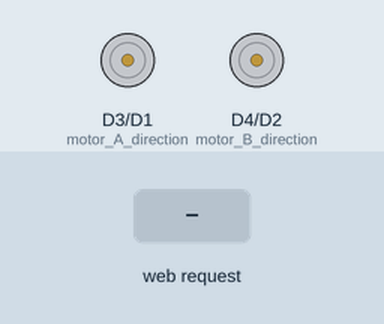
Bench run of a sketch on a simulated ESP8266 (NodeMCU). Parts: direction and speed pins drawn as motors (green arrow = direction pin HIGH = forward, orange = LOW = backward, longer = more drive). Inputs (shaded band) come from the test bench. WiFi joins after 1.5 s; servers stay silent unless stated; what the sketch prints to the serial monitor is not drawn.

Above: at 3.2 s.
3.3 s: HTTP request GET /?aSpeed=1 received
At 3.6 s:
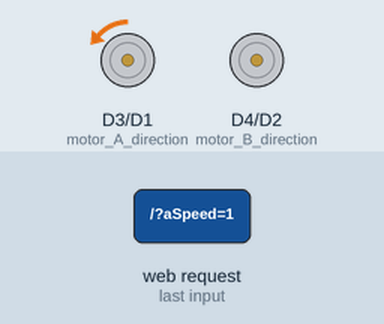
4.8 s: HTTP request GET /?aSpeed=120 received
At 5.9 s:
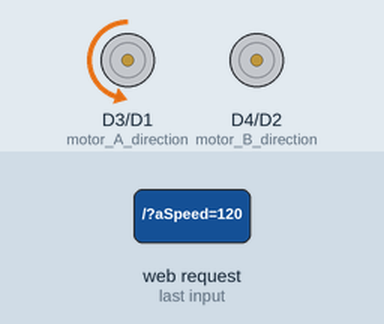
6.3 s: HTTP request GET /?aDir=1 received
At 7.1 s:
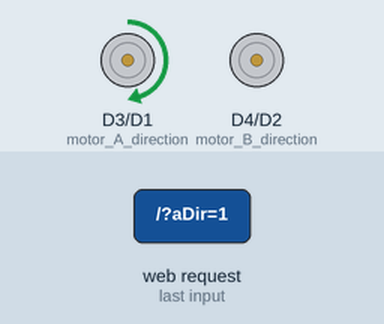
7.8 s: HTTP request GET /?aSpeed=0 received
At 8.2 s:
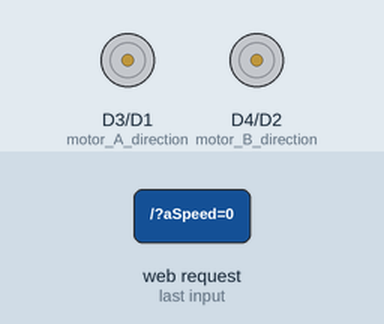
9.3 s: HTTP request GET /?bSpeed=1 received
At 10.5 s:
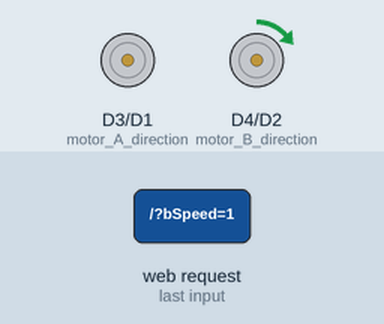
10.8 s: HTTP request GET /?aDir=0 received
Timing chart, 0 to 13.3 s (numbered marks = the images above; inputs shaded):
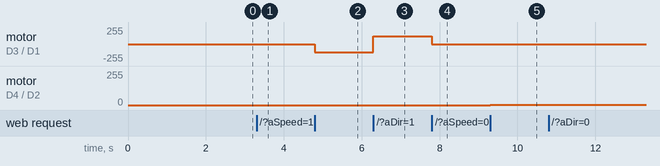

The sketch:

wifi_tracks.ino
```cpp
#include <ESP8266WiFi.h>
#include <ESP8266WebServer.h>

const char* ssid = "";
const char* password = "";

ESP8266WebServer server(80);

void handleControls() {
  digitalWrite(LED_BUILTIN, LOW);
  String message = "";
  //motor a
  if (server.arg("aSpeed") != "")
  {
    float Spd = server.arg("aSpeed").toInt();
    analogWrite(D1, Spd);
    message += "motor a speed: " + String((Spd / 1023) * 100) + "%\n";
  }
  if (server.arg("aDir") != "")
  {
    String state = "Backward";
    int dir = server.arg("aDir").toInt();
    digitalWrite(D3, dir);
    if (dir) {
      state = "Forward";
    }
    message += "motor a direction: " + state + "\n";
  }
  //motor b
  if (server.arg("bSpeed") != "")
  {
    float Spd = server.arg("bSpeed").toInt();
    analogWrite(D2, Spd);
    message += "motor b speed: " + String((Spd / 1023) * 100) + "%\n";
  }
  if (server.arg("bDir") != "")
  {
    String state = "Backward";
    int dir = server.arg("bDir").toInt();
    digitalWrite(D4, dir);
    if (dir) {
      state = "Forward";
    }
    message += "motor b direction: " + state + "\n";
  }
  if (server.arg("resp") != "") {
    server.send(200, "text / plain", message);
  }
  else{
      server.send(200);
  }
}

void setup() {

  //Communication setup.
  Serial.begin(115200);
  WiFi.begin(ssid, password);
  while (WiFi.status() != WL_CONNECTED) {
    delay(1000);
    Serial.println("Waiting to connect…");
  }
  Serial.print("IP address: ");
  Serial.println(WiFi.localIP());
  Serial.print("MAC address: ");
  Serial.println(WiFi.macAddress());
  server.on("/", handleControls);
  server.begin();
  Serial.println("Server listening:");

  //Motor Interface setup.
  pinMode(D1, OUTPUT); // motor A speed (pwm 0 - 1023)
  pinMode(D3, OUTPUT); // motor A direction
  pinMode(D2, OUTPUT); // motor B speed (pwm 0 - 1023)
  pinMode(D4, OUTPUT); // motor B direction

  //LED blink per request.
  pinMode(LED_BUILTIN, OUTPUT); // on board LED
  digitalWrite(LED_BUILTIN, HIGH);
}

void loop() {
  digitalWrite(LED_BUILTIN, HIGH);
  server.handleClient();
}
```

Measured:
- after the input at 3.3 s, motor on D3 (motor_A_direction) / D1 (motor_A_speed): stopped → backward 1/255 at once
- after the input at 4.8 s, motor on D3 (motor_A_direction) / D1 (motor_A_speed): backward 1/255 → backward 120/255 at once
- after the input at 6.3 s, motor on D3 (motor_A_direction) / D1 (motor_A_speed): backward 120/255 → forward 120/255 at once
- after the input at 7.8 s, motor on D3 (motor_A_direction) / D1 (motor_A_speed): forward 120/255 → stopped at once
- after the input at 9.3 s, motor on D4 (motor_B_direction) / D2 (motor_B_speed): stopped → forward 1/255 at once
